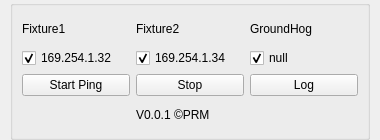
<?xml version="1.0" encoding="UTF-8"?>
<ui version="4.0">
 <class>NetWorkMonitor</class>
 <widget class="QWidget" name="NetWorkMonitor">
  <property name="geometry">
   <rect>
    <x>0</x>
    <y>0</y>
    <width>380</width>
    <height>140</height>
   </rect>
  </property>
  <property name="maximumSize">
   <size>
    <width>380</width>
    <height>140</height>
   </size>
  </property>
  <property name="windowTitle">
   <string>NetWorkMonitor</string>
  </property>
  <property name="accessibleName">
   <string/>
  </property>
  <widget class="QGroupBox" name="groupBox_2">
   <property name="geometry">
    <rect>
     <x>10</x>
     <y>0</y>
     <width>360</width>
     <height>140</height>
    </rect>
   </property>
   <property name="minimumSize">
    <size>
     <width>360</width>
     <height>140</height>
    </size>
   </property>
   <property name="maximumSize">
    <size>
     <width>360</width>
     <height>140</height>
    </size>
   </property>
   <property name="title">
    <string/>
   </property>
   <layout class="QGridLayout" name="gridLayout_2">
    <item row="7" column="0">
     <widget class="QPushButton" name="startBtn">
      <property name="text">
       <string>Start Ping</string>
      </property>
     </widget>
    </item>
    <item row="7" column="2">
     <widget class="QPushButton" name="checkLogBtn">
      <property name="text">
       <string>Log</string>
      </property>
     </widget>
    </item>
    <item row="1" column="0">
     <widget class="QCheckBox" name="host_fixture1">
      <property name="text">
       <string>169.254.1.32</string>
      </property>
      <property name="checked">
       <bool>true</bool>
      </property>
     </widget>
    </item>
    <item row="1" column="2">
     <widget class="QCheckBox" name="host_gh">
      <property name="text">
       <string>null</string>
      </property>
      <property name="checked">
       <bool>true</bool>
      </property>
     </widget>
    </item>
    <item row="7" column="1">
     <widget class="QPushButton" name="stopBtn">
      <property name="text">
       <string>Stop</string>
      </property>
     </widget>
    </item>
    <item row="1" column="1">
     <widget class="QCheckBox" name="host_fixture2">
      <property name="text">
       <string>169.254.1.34</string>
      </property>
      <property name="checked">
       <bool>true</bool>
      </property>
     </widget>
    </item>
    <item row="8" column="1">
     <widget class="QLabel" name="label">
      <property name="text">
       <string>V0.0.1 ©PRM </string>
      </property>
     </widget>
    </item>
    <item row="0" column="0">
     <widget class="QLabel" name="label_2">
      <property name="text">
       <string>Fixture1</string>
      </property>
     </widget>
    </item>
    <item row="0" column="1">
     <widget class="QLabel" name="label_3">
      <property name="text">
       <string>Fixture2</string>
      </property>
     </widget>
    </item>
    <item row="0" column="2">
     <widget class="QLabel" name="label_4">
      <property name="text">
       <string>GroundHog</string>
      </property>
     </widget>
    </item>
   </layout>
  </widget>
 </widget>
 <resources/>
 <connections/>
</ui>
